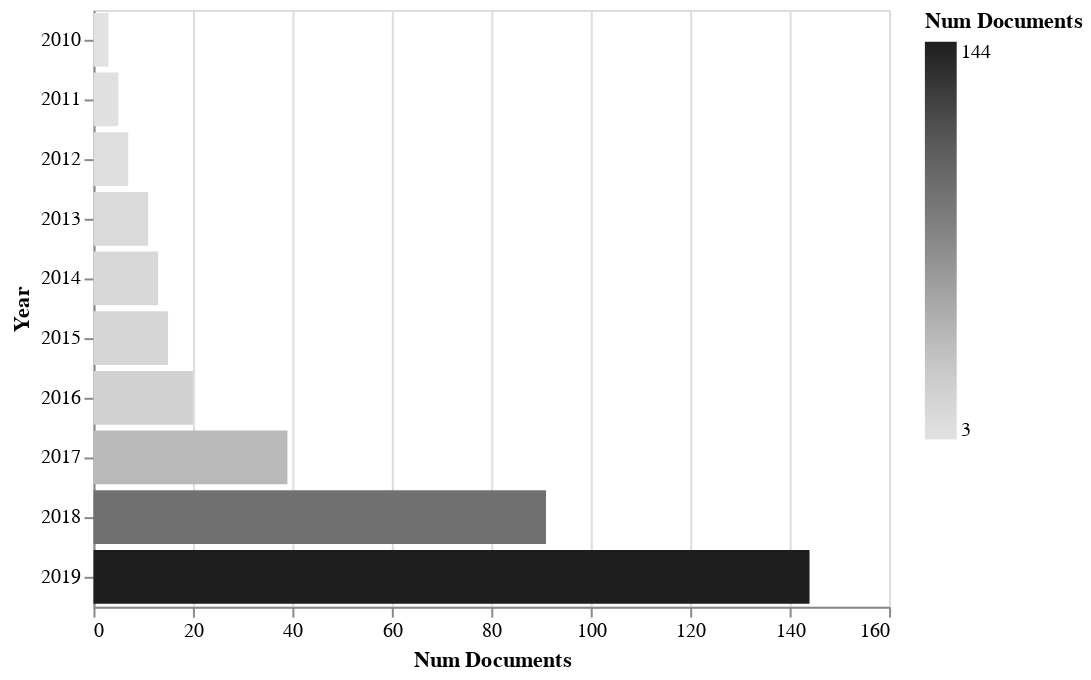

This figure's notebook cell:
### Code cell
rdf.documents_by_year(cumulative=True).barhplot(library='altair')

### Figure 1 — Vega-Lite specification as saved in the notebook (floating-point values rounded to 4 significant figures)
{"$schema": "https://vega.github.io/schema/vega-lite/v3.4.0.json", "config": {"mark": {"tooltip": null}, "view": {"height": 300, "width": 400}}, "data": {"name": "data-80cf5aa5c2a8a3c5e920fc48fe30138c"}, "datasets": {"data-80cf5aa5c2a8a3c5e920fc48fe30138c": [{"ID": ["[*141*]", "[*142*]", "[*143*]"], "Num Documents": 3, "Year": 2010}, {"ID": ["[*139*]", "[*140*]"], "Num Documents": 5, "Year": 2011}, {"ID": ["[*137*]", "[*138*]"], "Num Documents": 7, "Year": 2012}, {"ID": ["[*133*]", "[*134*]", "[*135*]", "[*136*]"], "Num Documents": 11, "Year": 2013}, {"ID": ["[*131*]", "[*132*]"], "Num Documents": 13, "Year": 2014}, {"ID": ["[*129*]", "[*130*]"], "Num Documents": 15, "Year": 2015}, {"ID": ["[*124*]", "[*125*]", "[*126*]", "[*127*]", "[*128*]"], "Num Documents": 20, "Year": 2016}, {"ID": ["[*105*]", "[*106*]", "[*107*]", "[*108*]", "[*109*]", "[*110*]", "[*111*]", "[*112*]", "[*113*]", "[*114*]", "[*115*]", "[*116*]", "[*117*]", "[*118*]", "[*119*]", "[*120*]", "[*121*]", "[*122*]", "[*123*]"], "Num Documents": 39, "Year": 2017}, {"ID": ["[*53*]", "[*54*]", "[*55*]", "[*56*]", "[*57*]", "[*58*]", "[*59*]", "[*60*]", "[*61*]", "[*62*]", "[*63*]", "[*64*]", "[*65*]", "[*66*]", "[*67*]", "[*68*]", "[*69*]", "[*70*]", "[*71*]", "[*72*]", "[*73*]", "[*74*]", "[*75*]", "[*76*]", "[*77*]", "[*78*]", "[*79*]", "[*80*]", "[*81*]", "[*82*]", "[*83*]", "[*84*]", "[*85*]", "[*86*]", "[*87*]", "[*88*]", "[*89*]", "[*90*]", "[*91*]", "[*92*]", "[*93*]", "[*94*]", "[*95*]", "[*96*]", "[*97*]", "[*98*]", "[*99*]", "[*100*]", "[*101*]", "[*102*]", "[*103*]", "[*104*]"], "Num Documents": 91, "Year": 2018}, {"ID": ["[*0*]", "[*1*]", "[*2*]", "[*3*]", "[*4*]", "[*5*]", "[*6*]", "[*7*]", "[*8*]", "[*9*]", "[*10*]", "[*11*]", "[*12*]", "[*13*]", "[*14*]", "[*15*]", "[*16*]", "[*17*]", "[*18*]", "[*19*]", "[*20*]", "[*21*]", "[*22*]", "[*23*]", "[*24*]", "[*25*]", "[*26*]", "[*27*]", "[*28*]", "[*29*]", "[*30*]", "[*31*]", "[*32*]", "[*33*]", "[*34*]", "[*35*]", "[*36*]", "[*37*]", "[*38*]", "[*39*]", "[*40*]", "[*41*]", "[*42*]", "[*43*]", "[*44*]", "[*45*]", "[*46*]", "[*47*]", "[*48*]", "[*49*]", "[*50*]", "[*51*]", "[*52*]"], "Num Documents": 144, "Year": 2019}]}, "encoding": {"color": {"field": "Num Documents", "scale": {"scheme": "greys"}, "type": "quantitative"}, "x": {"field": "Num Documents", "type": "quantitative"}, "y": {"field": "Year", "sort": {"field": "Num Documents:Q"}, "type": "nominal"}}, "mark": "bar"}
